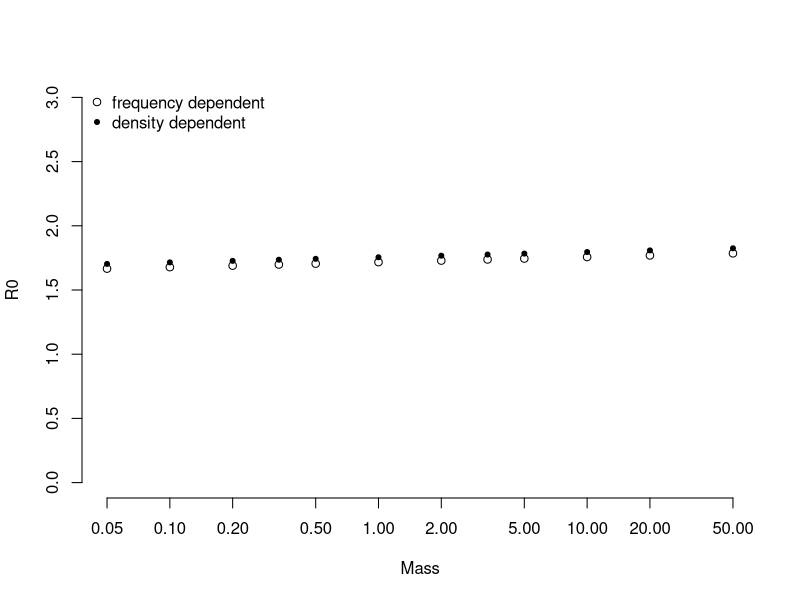
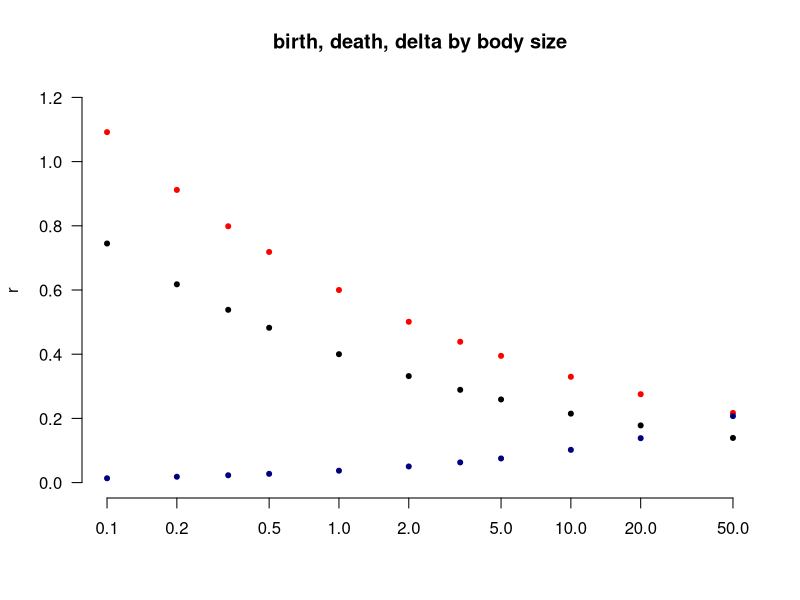
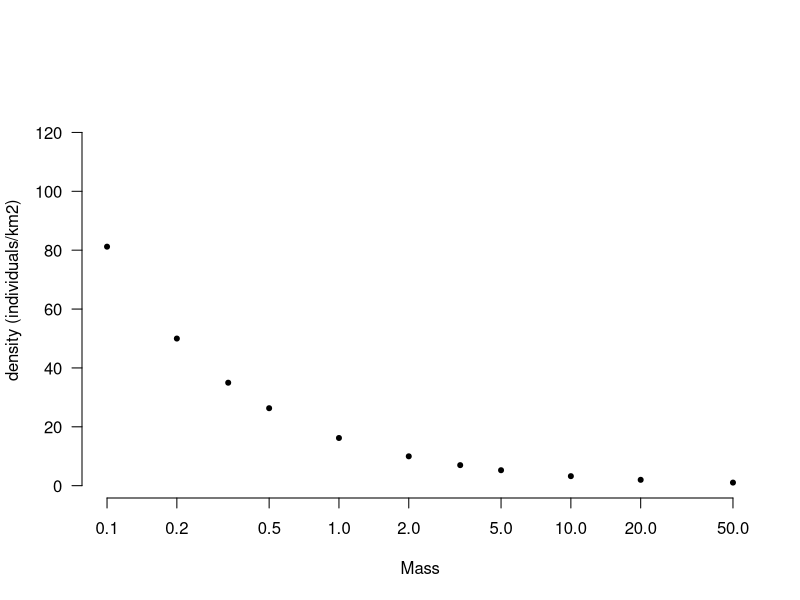
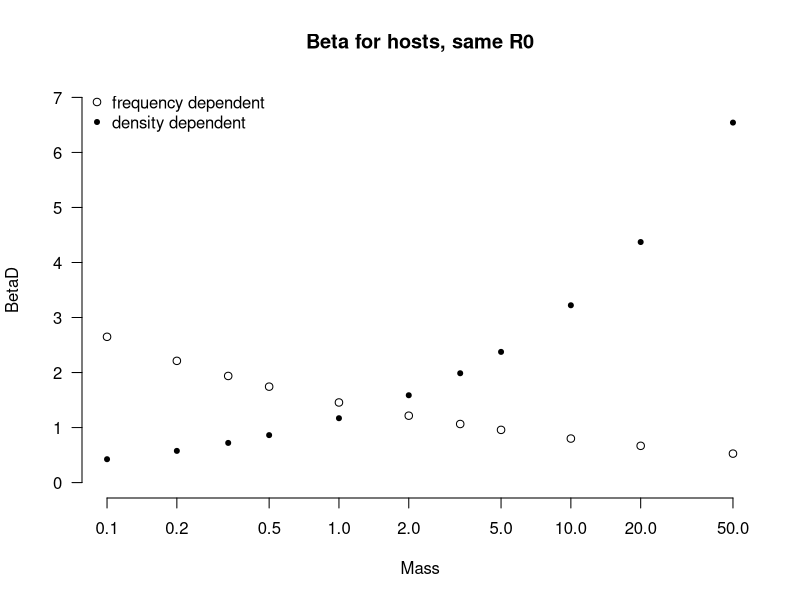

Write R code to recreate these figures, in order. (Note: this script raises an error after producing the figures.)
##        Andy Dobson - EEB, Princeton University
##
#############################################################################
##                                                                          #
##   Code for model to examine shrinking habitat and pathogen burdens       #
##                                                                          #
#############################################################################
rm(list = ls())
#  install.package("ggplot2")
library("ggplot2")

##  Set range of pathogen Ros
Amax = 100 # maximum number of unique patches
Area=numeric(Amax)
SpecRich=numeric(Amax)

#  Set a range of Area values
Area[1]=0.1
for(i in 1: (Amax/10) ) { 
  Area[i+1]=Area[i]+0.2
}
for(i in (Amax/10):(Amax/4)) { 
  Area[i+1]=Area[i]+2
}
for(i in (Amax/4):(Amax/2)) { 
  Area[i+1]=Area[i]+5
}    
for(i in (Amax/2):(Amax*3/4)) { 
  Area[i+1]=Area[i]+10
}
for(i in (Amax*3/4):(Amax-1)) { 
  Area[i+1]=Area[i]+20
}
print(Area)

#Hosts
Hosts=12  #number of host species

Mass=numeric(Hosts)
# Set a range of body masses in Kg
Mass[1:12]=c(0.05,0.10,0.20,0.333,0.5, 1.0, 2.0, 3.333, 5.0, 10.0, 20.0, 50.0)

Dens = numeric(Hosts) #assume each host has a unique density that is fixed
BetaD = numeric(Hosts) #density dependent transmission; each host has a unique rate that is fixed
BetaF = numeric(Hosts) #frequency dependent transmission; each host has a unique rate that is fixed
r = numeric(Hosts) #reproduction rates for each host are dependent of mass (births - deaths)
d = numeric(Hosts) #death rates for each host; dependent on mass
alphaF = numeric(Hosts) #disease induced mortality for Frequency dependent pathogens
alphaD = numeric(Hosts) #disease induced mortality for density dependent pathogens
delta = numeric(Hosts)
R0F=numeric(Hosts)
R0D= numeric(Hosts)

# Set Carrying capacity for each host species (#/km^2)
#  and also r and d for host transmission rate for pathogen
#  m is increase in host mortality rate

#  Density-dependent transmission
md = 26  #26x the background mortality rate
for (i in 1:Hosts) {
    Dens[i]=16.2*Mass[i]^-0.70
    BetaD[i]=0.045*md*Mass[i]^0.44 
     r[i]=0.6*Mass[i]^-0.26  # births - deaths
     d[i]=0.4*Mass[i]^-0.27 #  
     delta[i] = (r[i]/Dens[i])  #real way to represent b-d/N*
     alphaD[i]= d[i]*md
     R0D[i] = BetaD[i]/(d[i]+alphaD[i])
    }



#  Frequency-dependent transmission

mf = 1.12 #1.12 
for (i in 1:Hosts) {
    BetaF[i]=1.3*mf*Mass[i]^-0.26
    alphaF[i]= d[i]*mf
    R0F[i] = BetaF[i]/(d[i]+alphaF[i])
    }


plot(Mass, R0F, log='x',  bty="n", ylim=c(0,3), ylab='R0')
points(Mass, R0D*Dens, pch=20)
legend('topleft', pch=c(1,20), bty='n',
       c("frequency dependent", "density dependent"))

plot(Mass, r, main="birth, death, delta by body size",
     log='x',  bty="n", ylim=c(0,1.2), xlab='',
     las=1, pch=20, xlim=c(0.1,50), col="red")
points(Mass, d, pch=20)
points(Mass, delta,log='x', pch=20, col="navy")

plot(Mass, Dens, log='x',  bty="n", 
     las=1, pch=20, xlim=c(0.1,50), ylab='density (individuals/km2)')

plot(Mass, BetaD, log='x', 
     main="Beta for hosts, same R0",
     bty="n", las=1, pch=20, ylim=c(0,7), xlim=c(0.1,50))
points(Mass, BetaF)
legend('topleft', pch=c(1,20), bty='n',
       c("frequency dependent", "density dependent"))

##########################################################
#       Determine abundance in each patch
#            and then calculate number infected hosts for frequency dependent pathogens.
#
PatchK=matrix(NA, ncol = Amax, nrow = Hosts) #Number of Host individuals in a given species+patch; carrycapacity for patch
DisPatchKF=matrix(NA, ncol = Amax, nrow = Hosts)
IAbunF=matrix(NA, ncol = Amax, nrow = Hosts) #Number of Infected Individuals
PrevF=matrix(NA, ncol = Amax, nrow = Hosts) # Prevalence 

for(i in 1:Amax)   {
     SpecRich[i]=0
     for(j in 1:Hosts) {
     PatchK[j,i]=Dens[j]*Area[i] #fix scales
     if (PatchK[j,i]>1) PatchK[j,i] else PatchK[j,i]=0
     DisPatchKF[j,i]=((r[j]+d[j]+alphaF[j]-BetaF[j])/delta[j])*Area[i]
     if (DisPatchKF[j,i]>1) DisPatchKF[j,i] else DisPatchKF[j,i]=0
     if (DisPatchKF[j,i]>1) SpecRich[i]=SpecRich[i]+1 else SpecRich[i]
     PrevF[j,i]=(r[j]-(delta[j]*(DisPatchKF[j,i]/Area[i])))/BetaF[j]
     IAbunF[j,i]=PrevF[j,i]*DisPatchKF[j,i]
     }
   }  

SpecRichComp=numeric(Amax)
CompTest=numeric(Hosts)
CompPatchDens=matrix(NA, ncol = Amax, nrow = Hosts)  # carrying capacity in patch with competition
CompAbund=matrix(NA, ncol = Amax, nrow = Hosts)
for(i in 1:Amax)   {
  SpecRichComp[i]=0
  for(j in 2:Hosts) {
    #PatchK[j,i]=Dens[j]*Area[i] #fix scales
    #if (PatchK[j,i]>1) PatchK[j,i] else PatchK[j,i]=0
    CompTest[j]= 1-(Mass[j]-Mass[j-1])^2/(Mass[j]*Mass[j-1])
    if (CompTest[j]>1) CompTest[j] else CompTest[j]=0
    if (CompTest[j]>1) SpecRichComp[i]=SpecRichComp[i]+1 else SpecRichComp[i]
    CompAbund[j,i]=CompAbund[j,i]*Area[i]
  }
}

test=matrix(NA, ncol = 2, nrow = Hosts)  
for (i in 1:Hosts){
  if ((i-1)>0) test[i,1]=(Dens[i]*(1-(Mass[i]-Mass[i-1]))) else test[i,1]=Dens[i]
  if ((i+1)< 13) test[i,2]=Dens[i]*((1-(Mass[i]-Mass[i-1]))+(1-(Mass[i]-Mass[i+1]))) else test[i,2]=Dens[i]
}
1-(abs(Mass[1]+Mass[(1+1)])/(Mass[1]*Mass[(1+1)]))
test[,1]
i=3
if (Mass[i-1]>0) test[i,2]=Dens[i]*(1-(Mass[i]-Mass[i-1])) else test[i,2]=Dens[i]
test[i,2]
# Assuming there 
##   Boring plot of the number of hosts in each patch

par(mfrow=c(1,1))  
plot(Area, PatchK[1,],  ylab='Hosts', xlab='Patch Area(km^2)',
  col ="red", log = c("x", 'y'), #ylim = c(0.1, 300), 
  main = 'Number of individuals in patches of different size',
  pch=20)
points(Area, DisPatchKF[1,], col="red", cex=.5)
points(Area, DisPatchKD[1,], col="red", cex=.5,pch=2)

points(Area, PatchK[2,], col = "blue",pch=20)
points(Area, PatchK[5,], col = "green", pch=20) 
points(Area, PatchK[6,], col= "black", pch=20)
points(Area, PatchK[9,], col= "orange", pch=20) 
leg.text<-c("5gram", "100gram ", "500gram ", "1kg ", "5kg")
legend("topleft",leg.text,lty=rep(1,4),col=c( "red", "blue", "green", "black", "orange"),bty="n")
 

##  Do a quick plot of the  number of infected hosts        
 
plot(Area, IAbunF[1,], ylab='Infected Hosts', xlab='Patch Area(km^2)',
  col ="red", log = "x", #ylim = c(0.1, 100), 
  main = 'Number in patches of different size',
  pch=20)
points(Area, IAbunF[2,], col = "blue", pch=20)
points(Area, IAbunF[5,], col = "green", pch=20) 
points(Area, IAbunF[6,], col= "black", pch=20)
points(Area, IAbunF[9,], col= "orange", pch=20) 
legend("topleft",leg.text,lty=rep(1,4),
       col=c("red", "blue", "green", "black", "orange"),bty="n")
 

## Boring plot of the prevalence data
plot(Area, PrevF[1,], ylab='Prevalence', xlab='Patch Area(km^2)',
  col ="red", log = "x", #ylim = c(0.01, 1.0), 
  main = 'Prevalence in patches of different size',
  pch=20)
points(Area, PrevF[2,], col = "blue", pch=20)
points(Area, PrevF[5,], col = "green", pch=20) 
points(Area, PrevF[6,], col= "black", pch=20)
points(Area, PrevF[9,], col= "orange", pch=20) 
leg.text<-c("5gram", "100gram ", "500gram ", "1kg ", "5kg")
legend("topleft",leg.text,lty=rep(1,4),
       col=c("red", "blue", "green", "black", "orange"),bty="n")



##########################################################
#       DENSITY dependent pathogens
#
DisPatchKD=matrix(NA, ncol = Amax, nrow = Hosts)
IAbunD=matrix(NA, ncol = Amax, nrow = Hosts) #Number of Infected Individuals
PrevD=matrix(NA, ncol = Amax, nrow = Hosts) # Prevalence 

for(i in 1:Amax)   {
  SpecRich[i]=0
  for(j in 1:Hosts) {
    PatchK[j,i]=Dens[j]*Area[i] 
    if (PatchK[j,i]>1) PatchK[j,i] else PatchK[j,i]=0
    DisPatchKD[j,i]=((r[j]+d[j]+alphaD[j])/(BetaD[j]+delta[j]))*Area[i]
    if (DisPatchKD[j,i]>1) DisPatchKD[j,i] else DisPatchKD[j,i]=0
    if (DisPatchKD[j,i]>1) SpecRich[i]=SpecRich[i]+1 else SpecRich[i]
    PrevD[j,i]=((r[j]-(delta[j]*((r[j]+d[j]+alphaD[j])/(BetaD[j]+delta[j]))))/BetaD[j])/
      ((r[j]+d[j]+alphaD[j])/(BetaD[j]+delta[j]))
    IAbunD[j,i]=PrevD[j,i]*DisPatchKD[j,i]
  }
}  

##   Boring plot of the number of hosts in each patch

par(mfrow=c(1,1))  
plot(Area, PatchK[1,], ylab='Hosts', xlab='Patch Area(km^2)',
     col ="red", log = "x", #ylim = c(0.1, 300), 
     main = 'Number of individuals in patches of different size',
     pch=20)
plot(Area, DisPatchKD[1,]/Area, col='red')
points(Area, PatchK[2,], col = "blue",pch=20)
points(Area, PatchK[5,], col = "green", pch=20) 
points(Area, PatchK[6,], col= "black", pch=20)
points(Area, PatchK[9,], col= "orange", pch=20) 
leg.text<-c("5gram", "100gram ", "500gram ", "1kg ", "5kg")
legend("topleft",leg.text,lty=rep(1,4),col=c( "red", "blue", "green", "black", "orange"),bty="n")


##  Do a quick plot of the  number of infected hosts        

plot(Area, IAbunD[1,], ylab='Infected Hosts', xlab='Patch Area(km^2)',
     col ="red", log = "x",# ylim = c(0.1, 100), 
     main = 'Number in patches of different size',
     pch=20)
points(Area, IAbunD[2,], col = "blue", pch=20)
points(Area, IAbunD[5,], col = "green", pch=20) 
points(Area, IAbunD[6,], col= "black", pch=20)
points(Area, IAbunD[9,], col= "orange", pch=20) 
legend("topleft",leg.text,lty=rep(1,4),
       col=c("red", "blue", "green", "black", "orange"),bty="n")


## Boring plot of the prevalence data
plot(Area, PrevD[1,], ylab='Prevalence', xlab='Patch Area(km^2)',
     col ="red", log = "x", ylim = c(0,0.1), 
     main = 'Prevalence in patches of different size',
     pch=20)
points(Area, PrevD[2,], col = "blue", pch=20)
points(Area, PrevD[5,], col = "green", pch=20) 
points(Area, PrevD[6,], col= "black", pch=20)
points(Area, PrevD[9,], col= "orange", pch=20) 
leg.text<-c("5gram", "100gram ", "500gram ", "1kg ", "5kg")
legend("topleft",leg.text,lty=rep(1,4),
       col=c("red", "blue", "green", "black", "orange"),bty="n")



###########################################################################
##
##      Species Area curve

par(mfrow=c(1,1))
plot(Area, SpecRich, ylab="Species", xlab="Area of Patch", log="x",
      main= "Species Area Curve", pch=20)
      
## Now add the number of infected together to get at net risk 

SumDen=numeric(Amax)
ISumDen=numeric(Amax)
AvgPrev=numeric(Amax)

for(i in 1:Amax)   {
     SumDen[i]=0.0
     ISumDen[i]=0.0
     for(j in 1:Hosts) {
     SumDen[i]=PatchK[j,i]+SumDen[i]
#
#    Pathogen prevalence
#     
     ISumDen[i]=IAbunF[j,i]+ISumDen
     }
   AvgPrev[i]=ISumDen[i]/SumDen[i]
   }  

##  Total number of animals and number infected
# 
par(mfrow=c(1,1))  
plot(Area, SumDen, ylab='Numbers', xlab=' Patch Area(km^2)',
  col ="blue", log = "xy", ylim = c(1, 100000), main = 'Numbers in patches of different size' )
points(Area, ISumDen, col = "red")

leg.text<-c("Total Hosts", "Number Infectious")
legend("topleft",leg.text,lty=rep(1,4),col=c("blue", "red"),bty="n")

##  Proportion of all animals that are infected
#
par(mfrow=c(1,1)) 
plot(Area, AvgPrev, ylab='Prevalence', xlab=' Patch Area(km^2)',
  col ="red", log = "x", ylim = c(0.0005, 0.05), main = 'Overall Prevalence ' ) 

###
##   Add in 3d surface if number hosts and infected
##

require(grDevices) # for trans3d
##                   -----------

op <- par(bg = "white")
persp(Mass, Area, Prev, theta = 30, phi = 30, expand = 0.5, col = "lightblue")
persp(Mass, Area, Prev, theta = 30, phi = 30, expand = 0.5, col = "lightblue",
       ltheta = 120, shade = 0.75, ticktype = "detailed",
       xlab = "Mass of Host", ylab = "Area of Patch", zlab = "Infecteds"
) -> res
round(res, 3)

####

###########################################################
out <- qplot(Area,PatchK[1,],color=qsec)
 + qplot(Area, PatchK[2,], color =qsec)
 
 out
 

## Superimpose plots on top of each other

qplot(Area,Prev[1,],color="red")
qplot(Area,Prev[2,],color="blue")

# p.tmp
   

######################################################################
##
##   Explore alternative formulations
##
########################################################################



